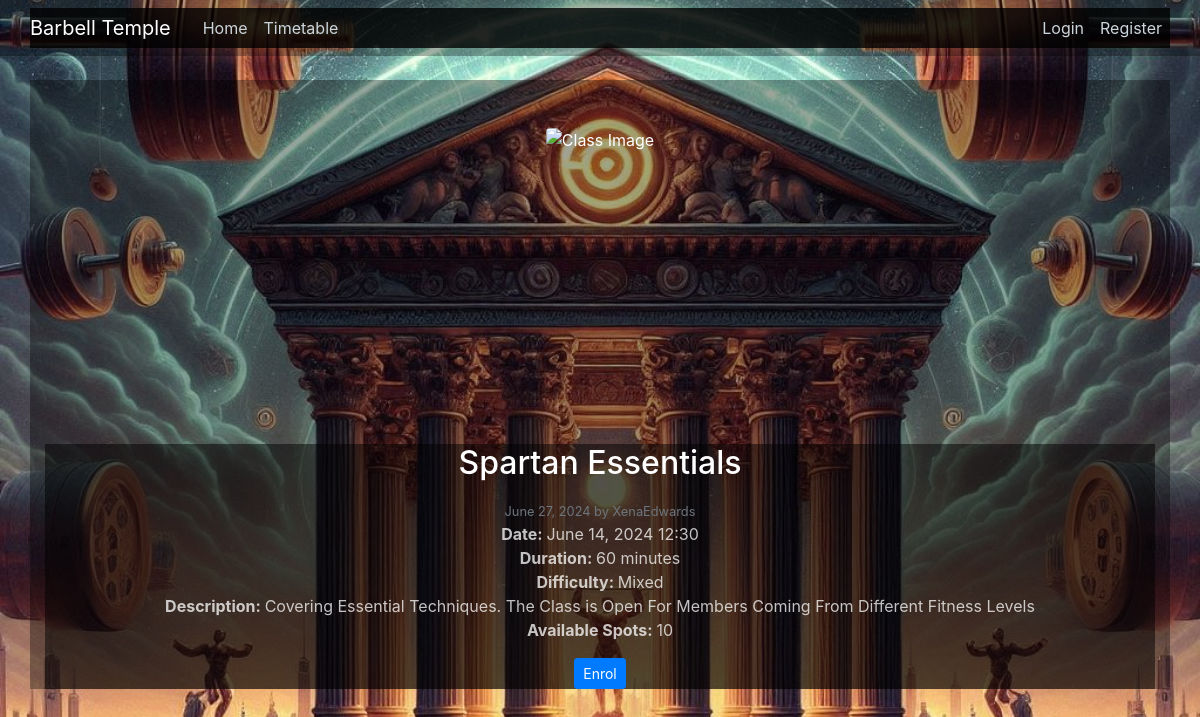
Page /barbellclass/17 on the earlier database version.
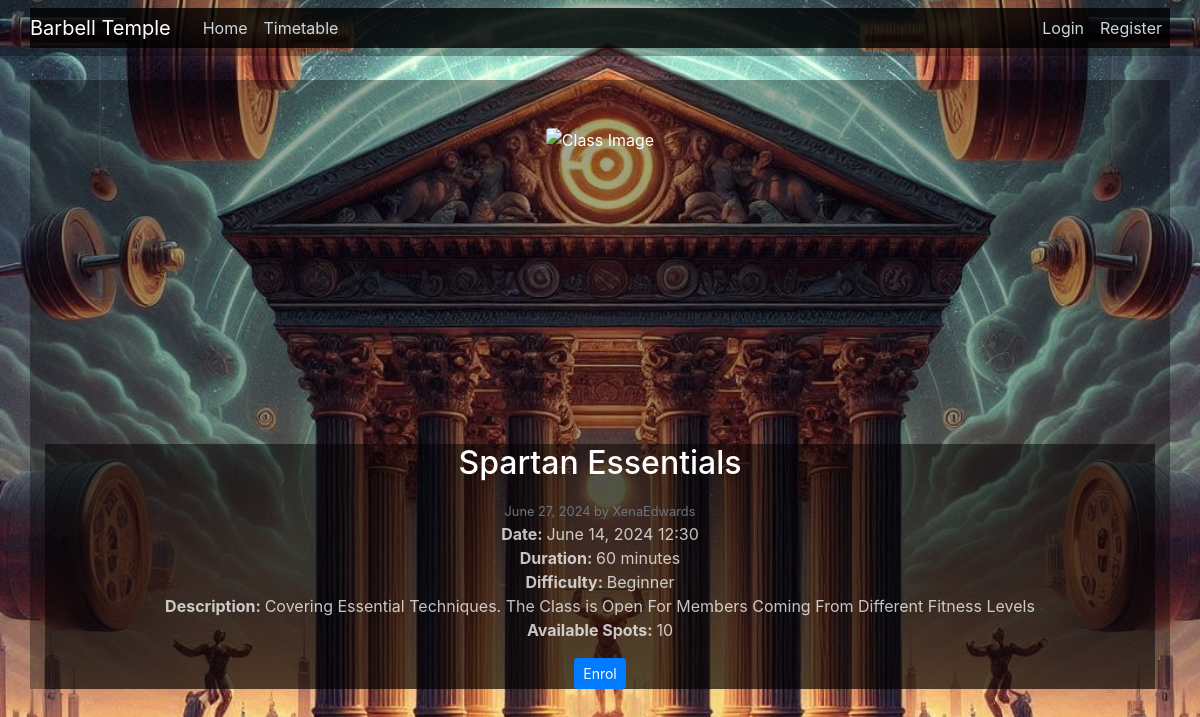
Same page on the later database version.
### barbell_classes/models.py (models this page shows, shortened)
class BarbellClass(models.Model):
    DIFFICULTY_CHOICES = [
        ('Beginner', 'Beginner'),
        ('Intermediate', 'Intermediate'),
        ('Advanced', 'Advanced'),
    ]
    title = models.CharField(max_length = 100, help_text = "Enter the title of the barbell class (e.g., 'Beginner Strength Training')")
    image = CloudinaryField('image', default = 'placeholder')
    date_posted = models.DateTimeField(default = timezone.now, editable = False)
    author = models.ForeignKey(User, on_delete = models.CASCADE)
    class_datetime = models.DateTimeField(default = timezone.now, help_text = "Enter the date and time of the class (yyyy/mm/dd hours:minutes)")
    duration = models.TextField(default = '', help_text = "Enter the duration of the class (e.g., '1 hour')")
    difficulty = models.CharField(max_length = 20, choices = DIFFICULTY_CHOICES, default = 'Beginner',
help_text = "Select the difficulty level of the class")
    description = models.TextField(help_text="Provide a detailed description of the class")
    available_spots = models.IntegerField(default = 0, help_text = "Number of available spots")
    class Meta:
        verbose_name = "Barbell Class"
        verbose_name_plural = "Barbell Classes"

### barbell_classes/views.py (the view)
# urls.py: path('barbellclass/<int:pk>', BarbellClassDetailView.as_view(), name='barbellclass-detail'),
class BarbellClassDetailView(DetailView):
    model = BarbellClass
    def get_context_data(self, **kwargs):
        context = super().get_context_data(**kwargs)
        if self.request.user.is_authenticated:
            context['is_enrolled'] = Enrollment.objects.filter(
                user=self.request.user,
                barbell_class=self.object
            ).exists()
        else:
            context['is_enrolled'] = False
        return context

### barbell_classes/templates/barbell_classes/barbellclass_detail.html (shortened to what this page needs)
{% extends "barbell_classes/base.html" %}
{% block content %}
    <div class="container mt-5">
        <div class="row">
            <div class="barbell-class-picture">
                <img class="img-fluid rounded" src="{{ object.image.url }}" alt="Class Image">
            </div>
            <div class="col-md-8">
                <h2 class="mb-3">{{ object.title }}</h2>
                <div>
                    <small class="text-muted">{{ object.date_posted|date:"F d, Y" }} by {{ object.author }}</small>
                </div>
                <ul class="list-unstyled">
                    <li><strong>Date: </strong>{{ object.class_datetime|date:"F d, Y H:i" }}</li>
                    <li><strong>Duration: </strong>{{ object.duration }}</li>
                    <li><strong>Difficulty: </strong>{{ object.difficulty }}</li>
                    <li><strong>Description: </strong>{{ object.description }}</li>
                    <li><strong>Available Spots: </strong>{{ object.available_spots }}</li>
                </ul>
                {% if object.available_spots > 0 %}
                    {% if object.author == user or user.is_superuser %}
                        <div class="mt-3">
                            <a class="btn btn-secondary btn-sm" href="{% url 'barbellclass-update' object.id %}">Update</a>
                            <a class="btn btn-danger btn-sm" href="{% url 'barbellclass-delete' object.id %}">Delete</a>
                        </div>
                    {% elif not user.is_staff and not user.is_superuser %}
                        <div class="mt-3">
                            {% if user.is_authenticated %}
                                {% if is_enrolled %}
                                    <form method="post" action="{% url 'barbellclass-unenrol' object.id %}" onsubmit="return confirmUnenrol()">
                                        {% csrf_token %}
                                        <button type="submit" class="btn btn-danger btn-sm">Unenrol</button>
                                    </form>
                                {% else %}
                                    <form method="post" action="{% url 'barbellclass-enrol' object.id %}" onsubmit="return confirmEnrol()">
                                        {% csrf_token %}
                                        <button type="submit" class="btn btn-primary btn-sm">Enrol</button>
                                    </form>
                                {% endif %}
                            {% else %}
                                <a class="btn btn-primary btn-sm" href="{% url 'login' %}?next={{ request.path }}">Enrol</a>
                            {% endif %}
                        </div>
                    {% endif %}
                {% else %}
                    <p>No available spots left.</p>
                {% endif %}
            </div>
        </div>
    </div>
{% endblock content %}

Differences in the rows shown:
changed BarbellClass "Spartan Essentials": difficulty "Mixed" → "Beginner"
